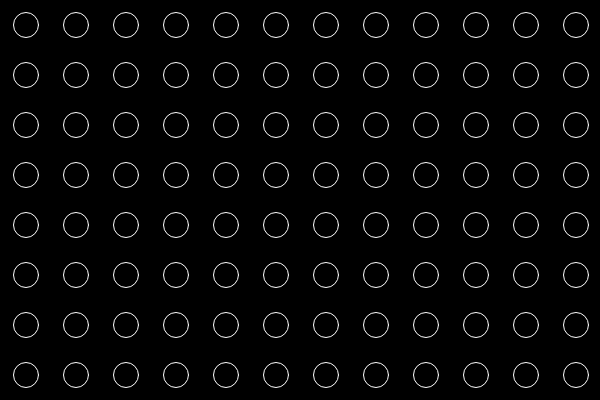
Frame 1 (no input)
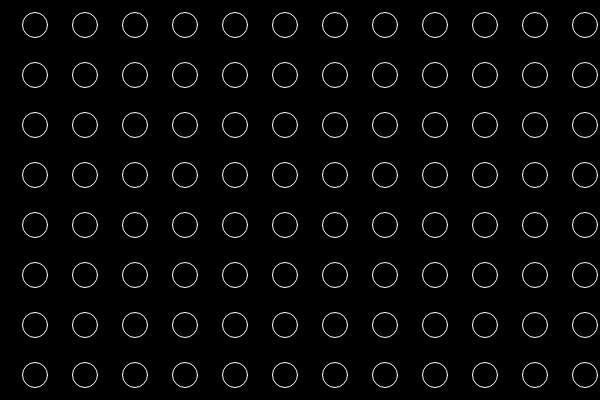
Frame 60 (no input)
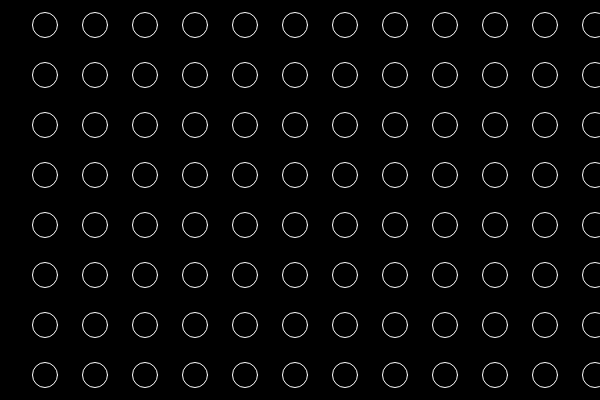
Frame 120 (the mouse pressed at the canvas centre since frame 60)

The p5.js sketch that drew these frames (run headless with seeded random() and noise() and a simulated clock; from frame 60 on, the mouse is pressed at the canvas centre):

// p5.js sketch
// ── sketch.js
function setup() {
  createCanvas(600, 400);
  // frameRate(10);
}

function draw() {
  background(0);
  stroke(255);
  noFill();
  var x = 25 + frameCount % 50;
  while (x <= width){
      y = 25;
      while (y <= height) {
        ellipse(x, y, 25);
      y += 50;
    }
    x += 50;
  }
}
